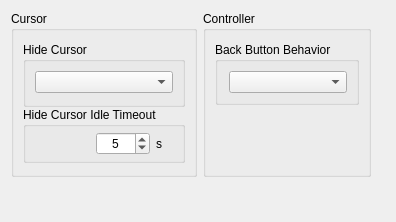
      <widget class="QWidget" name="inputTabContents">
       <property name="geometry">
        <rect>
         <x>0</x>
         <y>0</y>
         <width>396</width>
         <height>222</height>
        </rect>
       </property>
       <layout class="QVBoxLayout" name="inputTabVLayout" stretch="0,0">
        <item>
         <layout class="QHBoxLayout" name="inputTabHLayoutTop" stretch="1,1,1">
          <item>
           <layout class="QVBoxLayout" name="cursorTabLayoutLeft">
            <property name="spacing">
             <number>7</number>
            </property>
            <property name="bottomMargin">
             <number>0</number>
            </property>
            <item alignment="Qt::AlignmentFlag::AlignTop">
             <widget class="QGroupBox" name="cursorGroupBox">
              <property name="title">
               <string>Cursor</string>
              </property>
              <layout class="QVBoxLayout" name="inputCursorLayout">
               <property name="spacing">
                <number>0</number>
               </property>
               <property name="topMargin">
                <number>11</number>
               </property>
               <property name="bottomMargin">
                <number>11</number>
               </property>
               <item>
                <widget class="QGroupBox" name="hideCursorGroupBox">
                 <property name="enabled">
                  <bool>true</bool>
                 </property>
                 <property name="sizePolicy">
                  <sizepolicy hsizetype="Preferred" vsizetype="Fixed">
                   <horstretch>0</horstretch>
                   <verstretch>0</verstretch>
                  </sizepolicy>
                 </property>
                 <property name="title">
                  <string>Hide Cursor</string>
                 </property>
                 <layout class="QVBoxLayout" name="hideCursorLayout">
                  <property name="spacing">
                   <number>7</number>
                  </property>
                  <property name="bottomMargin">
                   <number>11</number>
                  </property>
                  <item>
                   <widget class="QComboBox" name="hideCursorComboBox"/>
                  </item>
                 </layout>
                </widget>
               </item>
               <item>
                <widget class="QGroupBox" name="idleTimeoutGroupBox">
                 <property name="enabled">
                  <bool>true</bool>
                 </property>
                 <property name="sizePolicy">
                  <sizepolicy hsizetype="Preferred" vsizetype="Fixed">
                   <horstretch>0</horstretch>
                   <verstretch>0</verstretch>
                  </sizepolicy>
                 </property>
                 <property name="minimumSize">
                  <size>
                   <width>0</width>
                   <height>0</height>
                  </size>
                 </property>
                 <property name="title">
                  <string>Hide Cursor Idle Timeout</string>
                 </property>
                 <property name="alignment">
                  <set>Qt::AlignmentFlag::AlignLeading|Qt::AlignmentFlag::AlignLeft|Qt::AlignmentFlag::AlignTop</set>
                 </property>
                 <property name="flat">
                  <bool>false</bool>
                 </property>
                 <layout class="QHBoxLayout" name="IdleTimeoutLayout" stretch="0,0">
                  <property name="spacing">
                   <number>6</number>
                  </property>
                  <property name="leftMargin">
                   <number>70</number>
                  </property>
                  <property name="topMargin">
                   <number>5</number>
                  </property>
                  <property name="rightMargin">
                   <number>5</number>
                  </property>
                  <property name="bottomMargin">
                   <number>5</number>
                  </property>
                  <item>
                   <widget class="QSpinBox" name="idleTimeoutSpinBox">
                    <property name="enabled">
                     <bool>true</bool>
                    </property>
                    <property name="sizePolicy">
                     <sizepolicy hsizetype="Minimum" vsizetype="Fixed">
                      <horstretch>0</horstretch>
                      <verstretch>0</verstretch>
                     </sizepolicy>
                    </property>
                    <property name="minimumSize">
                     <size>
                      <width>0</width>
                      <height>0</height>
                     </size>
                    </property>
                    <property name="maximumSize">
                     <size>
                      <width>16777215</width>
                      <height>16777215</height>
                     </size>
                    </property>
                    <property name="layoutDirection">
                     <enum>Qt::LayoutDirection::LeftToRight</enum>
                    </property>
                    <property name="wrapping">
                     <bool>false</bool>
                    </property>
                    <property name="alignment">
                     <set>Qt::AlignmentFlag::AlignCenter</set>
                    </property>
                    <property name="buttonSymbols">
                     <enum>QAbstractSpinBox::ButtonSymbols::UpDownArrows</enum>
                    </property>
                    <property name="suffix">
                     <string notr="true"/>
                    </property>
                    <property name="maximum">
                     <number>3600</number>
                    </property>
                    <property name="value">
                     <number>5</number>
                    </property>
                    <property name="displayIntegerBase">
                     <number>10</number>
                    </property>
                   </widget>
                  </item>
                  <item>
                   <widget class="QLabel" name="idleTimeoutDurationLabel">
                    <property name="text">
                     <string>s</string>
                    </property>
                   </widget>
                  </item>
                 </layout>
                </widget>
               </item>
              </layout>
             </widget>
            </item>
           </layout>
          </item>
          <item>
           <layout class="QVBoxLayout" name="ControllerTabLayoutMiddle">
            <item>
             <widget class="QGroupBox" name="ControllerGroupBox">
              <property name="sizePolicy">
               <sizepolicy hsizetype="MinimumExpanding" vsizetype="Preferred">
                <horstretch>0</horstretch>
                <verstretch>0</verstretch>
               </sizepolicy>
              </property>
              <property name="title">
               <string>Controller</string>
              </property>
              <layout class="QVBoxLayout" name="ControllerLayout">
               <property name="spacing">
                <number>0</number>
               </property>
               <property name="topMargin">
                <number>11</number>
               </property>
               <property name="bottomMargin">
                <number>11</number>
               </property>
               <item>
                <widget class="QGroupBox" name="backButtonBehaviorGroupBox">
                 <property name="enabled">
                  <bool>true</bool>
                 </property>
                 <property name="sizePolicy">
                  <sizepolicy hsizetype="Fixed" vsizetype="Fixed">
                   <horstretch>0</horstretch>
                   <verstretch>0</verstretch>
                  </sizepolicy>
                 </property>
                 <property name="minimumSize">
                  <size>
                   <width>0</width>
                   <height>0</height>
                  </size>
                 </property>
                 <property name="title">
                  <string>Back Button Behavior</string>
                 </property>
                 <layout class="QVBoxLayout" name="BackButtonLayout">
                  <property name="leftMargin">
                   <number>11</number>
                  </property>
                  <item>
                   <widget class="QComboBox" name="backButtonBehaviorComboBox"/>
                  </item>
                 </layout>
                </widget>
               </item>
               <item>
                <widget class="QWidget" name="controllerWidgetSpacer" native="true">
                 <property name="enabled">
                  <bool>true</bool>
                 </property>
                 <property name="minimumSize">
                  <size>
                   <width>0</width>
                   <height>0</height>
                  </size>
                 </property>
                </widget>
               </item>
              </layout>
             </widget>
            </item>
           </layout>
          </item>
          <item>
           <layout class="QVBoxLayout" name="emptyTabLayoutRight">
            <item>
             <spacer name="emptyhorizontalSpacer">
              <property name="orientation">
               <enum>Qt::Orientation::Horizontal</enum>
              </property>
              <property name="sizeHint" stdset="0">
               <size>
                <width>40</width>
                <height>20</height>
               </size>
              </property>
             </spacer>
            </item>
           </layout>
          </item>
         </layout>
        </item>
        <item>
         <layout class="QHBoxLayout" name="inputTabHLayoutBottom">
          <property name="topMargin">
           <number>0</number>
          </property>
          <item>
           <spacer name="emptyVerticalSpacerBottom">
            <property name="orientation">
             <enum>Qt::Orientation::Vertical</enum>
            </property>
            <property name="sizeType">
             <enum>QSizePolicy::Policy::MinimumExpanding</enum>
            </property>
            <property name="sizeHint" stdset="0">
             <size>
              <width>20</width>
              <height>20</height>
             </size>
            </property>
           </spacer>
          </item>
         </layout>
        </item>
       </layout>
      </widget>
